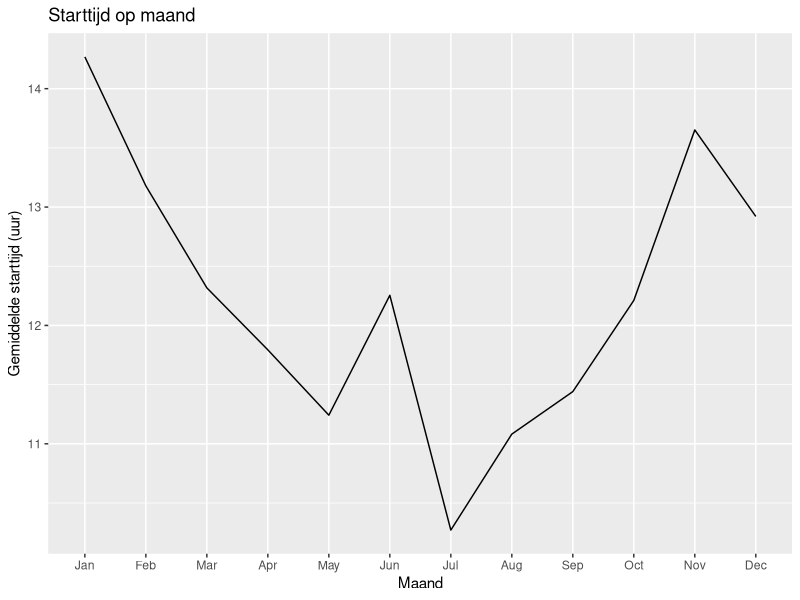

The R script that drew this image: (Note: this script raises an error after producing the figure.)
## ---- chunk 1
library(dplyr)
library(tidyverse)
library(ggplot2)
library(lubridate)
## ---- chunk 2
data <- read.csv("./data/strava.csv", sep = ";") # Convert CSV data to dataframe in R. Use ; as the seperator
## ---- chunk 3
time <- data %>%
  mutate(
    date = as.Date(start_date),
    hour = hour(start_date),
  ) %>%
  group_by(Month = format(date, "%m")) %>%
  summarise(average_starting_hour = mean(hour)) %>%
  mutate(MonthName=month.abb[as.factor(Month)]) %>%
  arrange(Month)

time

ggplot(time, aes(x = reorder(MonthName, as.numeric(Month)), y=average_starting_hour, group=1)) +
  geom_line() +
  labs(x="Maand", y="Gemiddelde starttijd (uur)", title="Starttijd op maand")
## ---- chunk 4
uniqueBicycles <- data %>% 
  filter(type == "Ride" || type == "VirtualRide") %>% # Filter on type is Ride or VirtualRide. This is not necessary at the moment since other activities don't have a gear_id
  distinct(gear_id) %>% # Get all unique gear_id's
  summarise(amount=n()) # Get amount of rows left by unique gear id

# Show amount of unique bicycles
uniqueBicycles
## ---- chunk 5
speed <- data %>%
  filter(!is.na(gear_id)) %>% # Remove rows with NA gear_id (non bicycle)
  group_by(gear_id) %>%   # Group on gear_id
  summarise(average_speed=sum(distance) / sum(moving_time)) %>% # Calculate average speed by using sum distance / sum moving time
  arrange(desc(average_speed)) # Arrange from high to low

ggplot(speed, aes(x=gear_id, y=average_speed)) +
  geom_col() +
  labs(x="Fiets ID", y="Gemiddelde snelheid (km/u)", title="Snelheid per fiets") +
  geom_text(aes(label = round(average_speed, digits=2)), vjust = -0.2)
## ---- chunk 6
time <- data %>%
  mutate(
    date = as.Date(start_date),
    hour = hour(start_date),
  ) %>%
  group_by(Month = format(date, "%m")) %>%
  summarise(average_moving_time = mean(moving_time)) %>%
  mutate(MonthName=month.abb[as.factor(Month)]) %>%
  arrange(Month)

time

ggplot(time, aes(x = reorder(MonthName, as.numeric(Month)), y=average_moving_time, group=1)) +
  geom_line()
